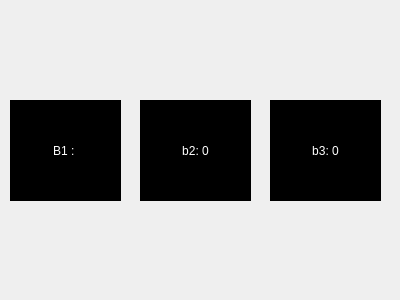
<?xml version="1.0" encoding="UTF-8"?>
<ui version="4.0">
 <class>ButtonMonitor</class>
 <widget class="QWidget" name="ButtonMonitor">
  <property name="geometry">
   <rect>
    <x>0</x>
    <y>0</y>
    <width>400</width>
    <height>300</height>
   </rect>
  </property>
  <property name="windowTitle">
   <string>ButtonMonitor</string>
  </property>
  <widget class="QLabel" name="b1">
   <property name="geometry">
    <rect>
     <x>10</x>
     <y>100</y>
     <width>111</width>
     <height>101</height>
    </rect>
   </property>
   <property name="styleSheet">
    <string notr="true">background-color: rgb(0, 0, 0);
color: rgb(255, 255, 255);</string>
   </property>
   <property name="text">
    <string>B1 : </string>
   </property>
   <property name="textFormat">
    <enum>Qt::AutoText</enum>
   </property>
   <property name="alignment">
    <set>Qt::AlignCenter</set>
   </property>
  </widget>
  <widget class="QLabel" name="b2">
   <property name="geometry">
    <rect>
     <x>140</x>
     <y>100</y>
     <width>111</width>
     <height>101</height>
    </rect>
   </property>
   <property name="styleSheet">
    <string notr="true">background-color: rgb(0, 0, 0);
color: rgb(255, 255, 255);</string>
   </property>
   <property name="text">
    <string>b2: 0</string>
   </property>
   <property name="textFormat">
    <enum>Qt::AutoText</enum>
   </property>
   <property name="alignment">
    <set>Qt::AlignCenter</set>
   </property>
  </widget>
  <widget class="QLabel" name="b3">
   <property name="geometry">
    <rect>
     <x>270</x>
     <y>100</y>
     <width>111</width>
     <height>101</height>
    </rect>
   </property>
   <property name="styleSheet">
    <string notr="true">background-color: rgb(0, 0, 0);
color: rgb(255, 255, 255);</string>
   </property>
   <property name="text">
    <string>b3: 0</string>
   </property>
   <property name="textFormat">
    <enum>Qt::AutoText</enum>
   </property>
   <property name="alignment">
    <set>Qt::AlignCenter</set>
   </property>
  </widget>
 </widget>
 <layoutdefault spacing="6" margin="11"/>
 <resources/>
 <connections/>
</ui>
